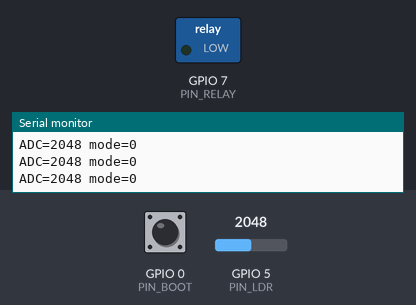
Bench run of a program on a simulated ESP32-S3. Shown: switched loads named in the program (green lamp = pin HIGH), the last lines printed to the serial monitor. Inputs (shaded band) come from the test bench; at power-on: GPIO 0 (PIN_BOOT) HIGH, GPIO 5 (PIN_LDR) = 2048 (analog values on the 0–4095 scale).

Above: at 1.2 s.
1.3 s: GPIO 0 (PIN_BOOT) pulled LOW for 0.15 s
At 2.4 s:
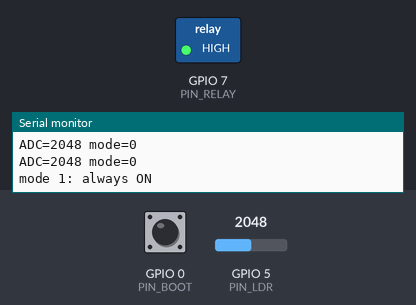
2.9 s: GPIO 0 (PIN_BOOT) pulled LOW for 1 s
At 5.0 s:
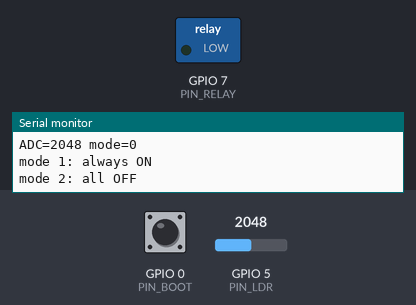
Timing chart, 0 to 6.5 s (numbered marks = the images above; inputs shaded):
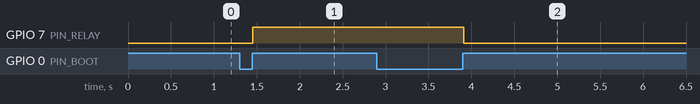

The program:

main.cpp
```cpp
#include <Arduino.h>

const int PIN_LDR = 5;
const int PIN_RELAY = 7;
const int PIN_BOOT = 0;   // кнопка BOOT на платі

const int THRESHOLD_DARK = 1700;
const int THRESHOLD_LIGHT = 2400;

int mode = 0;  // 0 = датчик, 1 = завжди ON, 2 = все OFF
bool lastBoot = HIGH;

void setup() {
  Serial.begin(115200);
  analogReadResolution(12);
  analogSetAttenuation(ADC_11db);

  pinMode(PIN_RELAY, OUTPUT);
  pinMode(PIN_BOOT, INPUT_PULLUP);
  digitalWrite(PIN_RELAY, LOW);

  Serial.println("mode 0: sensor");
}

void loop() {
  bool boot = digitalRead(PIN_BOOT);
  if (lastBoot == HIGH && boot == LOW) {  // натиснули
    delay(50);                            // debounce
    if (digitalRead(PIN_BOOT) == LOW) {
      mode++;
      if (mode > 2) mode = 0;

      if (mode == 0) Serial.println("mode 0: sensor");
      if (mode == 1) Serial.println("mode 1: always ON");
      if (mode == 2) Serial.println("mode 2: all OFF");

      while (digitalRead(PIN_BOOT) == LOW) delay(10);  // чекаємо відпускання
    }
  }
  lastBoot = boot;

  if (mode == 1) {
    digitalWrite(PIN_RELAY, HIGH);   // реле завжди увімкнене
  } else if (mode == 2) {
    digitalWrite(PIN_RELAY, LOW);    // усе вимкнено
  } else {
    int adc = analogRead(PIN_LDR);
    Serial.printf("ADC=%d mode=0\n", adc);

    if (adc < THRESHOLD_DARK) {
      digitalWrite(PIN_RELAY, HIGH);
    } else if (adc > THRESHOLD_LIGHT) {
      digitalWrite(PIN_RELAY, LOW);
    }
  }

  delay(20);
}
```

Measured:
- after the input at 1.3 s, GPIO 7 (PIN_RELAY): LOW → HIGH after 0.16 s
- after the input at 2.9 s, GPIO 7 (PIN_RELAY): HIGH → LOW after 1.0 s
